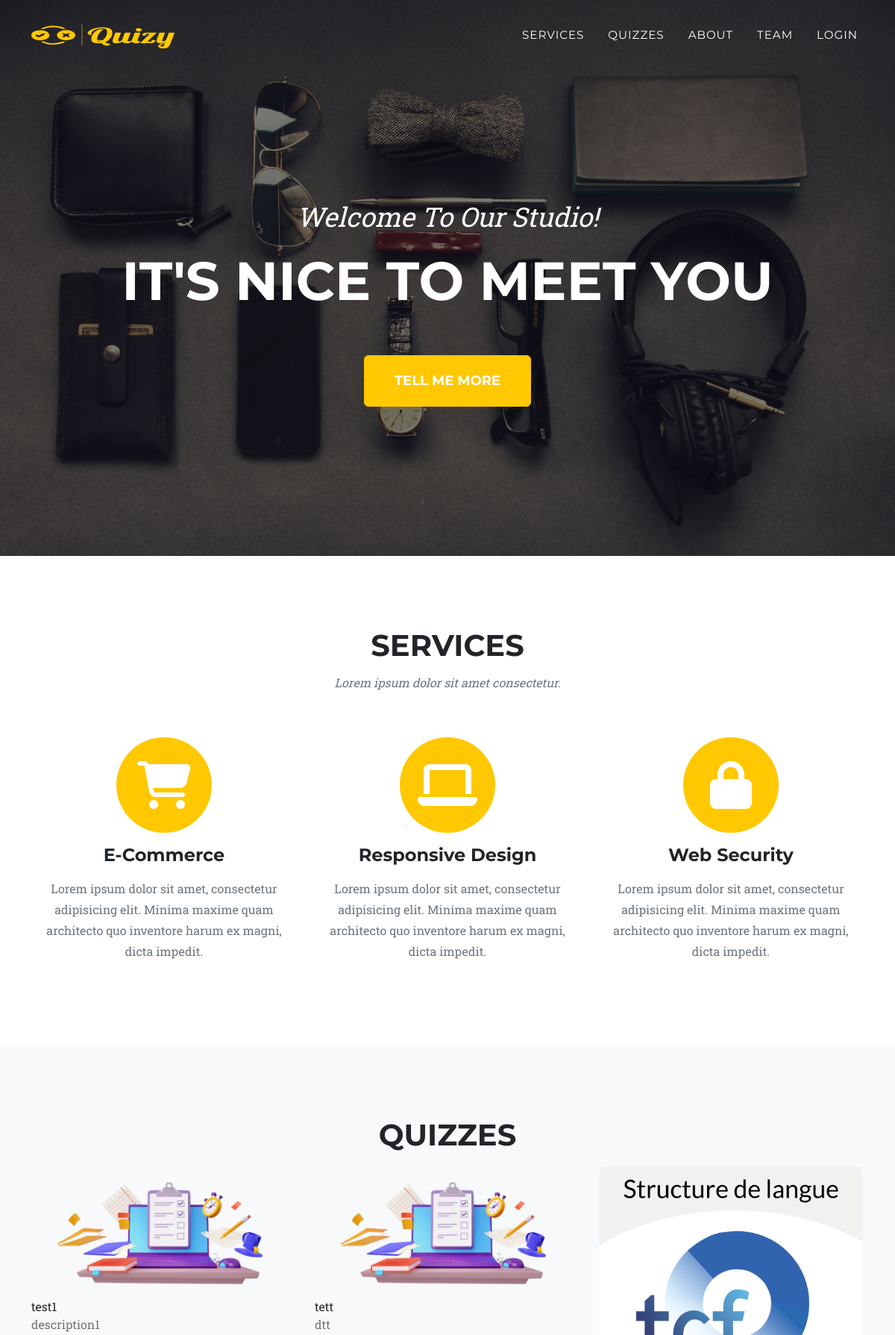
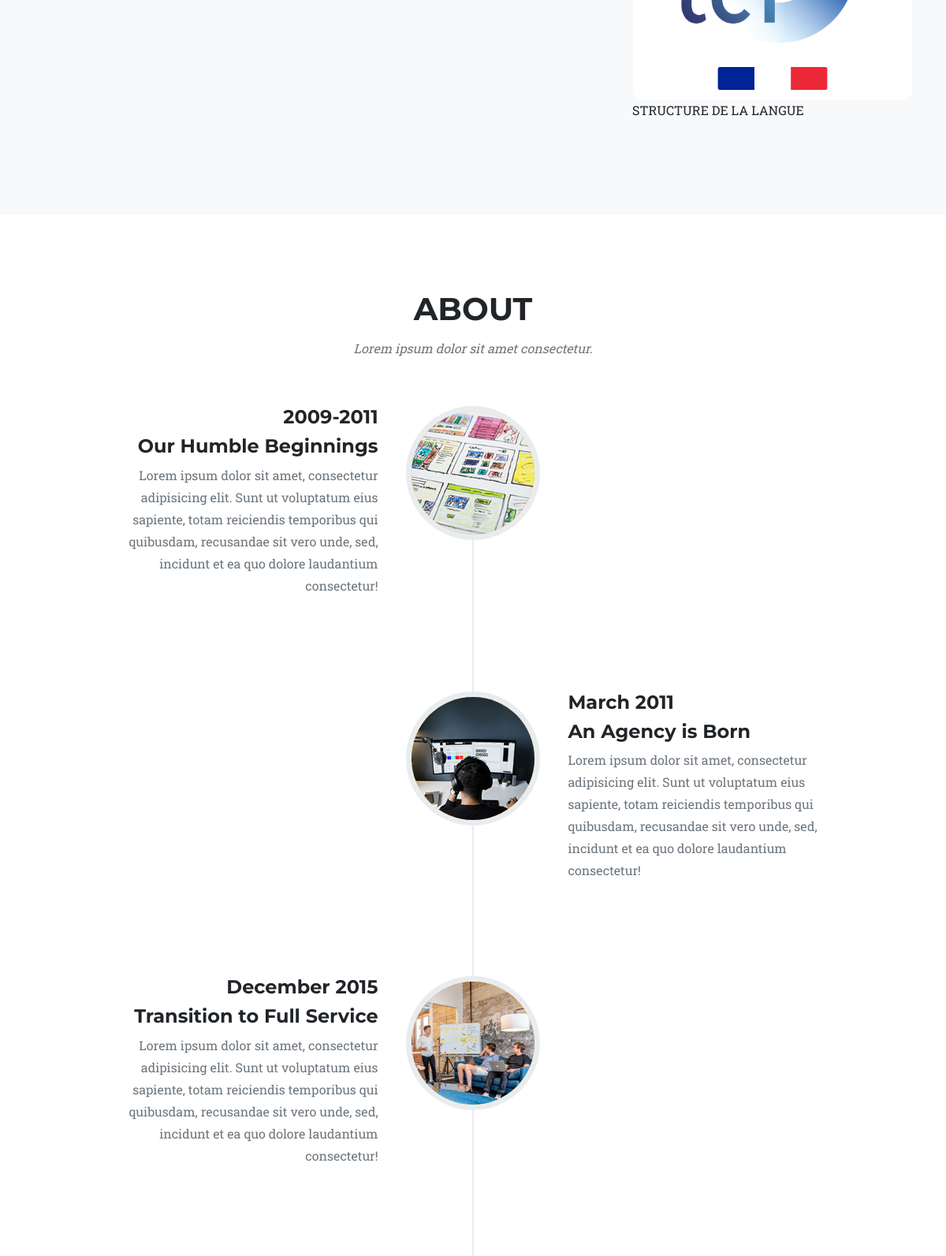
The page / (upper part) on the database its author committed (2 pictures, top to bottom).
### tables this page shows
CREATE TABLE `quiz` (
  `id_quiz` int(11) NOT NULL,
  `id_user` int(11) DEFAULT NULL,
  `title_quiz` varchar(255) DEFAULT NULL,
  `situation_quiz` int(11) DEFAULT NULL,
  `url_quiz` varchar(255) DEFAULT NULL,
  `quiz_duration` time DEFAULT NULL,
  `quiz_description` text DEFAULT NULL,
  `image` varchar(255) DEFAULT NULL
);

### includes/functions.php (called while the page is built, shortened)
<?php
function connect(){
$servername="localhost";
$DBuser ="root";
$DBpassword ="";
$DBname="pfe";
try {
    $conn = new PDO("mysql:host=$servername;dbname=$DBname", $DBuser, $DBpassword);
    $conn->setAttribute(PDO::ATTR_ERRMODE, PDO::ERRMODE_EXCEPTION);
  } catch(PDOException $e) {
    echo "Connection failed: " . $e->getMessage();
  }
  return $conn;
}
function getAllQuizsPublic(){
  $conn = connect();
$requette ="SELECT * FROM quiz WHERE situation_quiz='0'";
$resultat =$conn->query($requette);
$quizs =$resultat->fetchAll();
return $quizs;
}
?>

### index.php (the view, shortened to what this page needs)
<?php
include 'includes/functions.php';
$quizs = getAllQuizsPublic();
?>
<!DOCTYPE html>
<html lang="en">
<head>
    <link href="css/styles.css" rel="stylesheet" />
</head>
<body id="page-top">
    <nav class="navbar navbar-expand-lg navbar-dark fixed-top" id="mainNav">
        <div class="container">
            <a class="navbar-brand" href="#page-top"><img src="assets/img/navbar-logo.svg" alt="..." /></a>
            <div class="collapse navbar-collapse" id="navbarResponsive">
                <ul class="navbar-nav text-uppercase ms-auto py-4 py-lg-0">
                    <li class="nav-item"><a class="nav-link" href="#services">Services</a></li>
                    <li class="nav-item"><a class="nav-link" href="#portfolio">Quizzes</a></li>
                    <li class="nav-item"><a class="nav-link" href="#about">About</a></li>
                    <li class="nav-item"><a class="nav-link" href="#team">Team</a></li>
                    <li class="nav-item"><a class="nav-link"  href="Layout/login.php">Login</a></li>
                </ul>
            </div>
        </div>
    </nav>
    <header class="masthead">
        <div class="container">
            <div class="masthead-subheading">Welcome To Our Studio!</div>
            <div class="masthead-heading text-uppercase">It's Nice To Meet You</div>
            <a class="btn btn-primary btn-xl text-uppercase" href="#services">Tell Me More</a>
        </div>
    </header>
    <section class="page-section" id="services">
        <div class="container">
            <div class="text-center">
                <h2 class="section-heading text-uppercase">Services</h2>
                <h3 class="section-subheading text-muted">Lorem ipsum dolor sit amet consectetur.</h3>
            </div>
            <div class="row text-center">
                <div class="col-md-4">
                    <span class="fa-stack fa-4x">
                        <i class="fas fa-circle fa-stack-2x text-primary"></i>
                        <i class="fas fa-shopping-cart fa-stack-1x fa-inverse"></i>
                    </span>
                    <h4 class="my-3">E-Commerce</h4>
                    <p class="text-muted">Lorem ipsum dolor sit amet, consectetur adipisicing elit. Minima maxime quam architecto quo inventore harum ex magni, dicta impedit.</p>
                </div>
                <div class="col-md-4">
                    <span class="fa-stack fa-4x">
                        <i class="fas fa-circle fa-stack-2x text-primary"></i>
                        <i class="fas fa-laptop fa-stack-1x fa-inverse"></i>
                    </span>
                    <h4 class="my-3">Responsive Design</h4>
                    <p class="text-muted">Lorem ipsum dolor sit amet, consectetur adipisicing elit. Minima maxime quam architecto quo inventore harum ex magni, dicta impedit.</p>
                </div>
                <div class="col-md-4">
                    <span class="fa-stack fa-4x">
                        <i class="fas fa-circle fa-stack-2x text-primary"></i>
                        <i class="fas fa-lock fa-stack-1x fa-inverse"></i>
                    </span>
                    <h4 class="my-3">Web Security</h4>
                    <p class="text-muted">Lorem ipsum dolor sit amet, consectetur adipisicing elit. Minima maxime quam architecto quo inventore harum ex magni, dicta impedit.</p>
                </div>
            </div>
        </div>
    </section>
    <section class="page-section bg-light" id="portfolio">
        <div class="container">
            <div class="text-center">
                <h2 class="section-heading text-uppercase">Quizzes</h2>
            </div>
            <div class="row">
                <?php
                foreach ($quizs as $index => $quiz) {
                ?>
                    <div class="col-lg-4 col-sm-6 mb-4">
                        <div class="portfolio-item">
                            <a class="portfolio-link" data-bs-toggle="modal" href="#portfolioModal<?php echo $index ?>">
                                <img class="img-fluid" src="images/<?php echo $quiz['image'] ?>" alt="..." />
                            </a>
                            <div class="quizs-caption">
                                <div class="quizs-caption-heading"><?php echo $quiz['title_quiz'] ?></div>
                                <div class="quizs-caption-subheading text-muted"><?php echo $quiz['quiz_description'] ?></div>
                            </div>
                        </div>
                    </div>
                <?php
                }
                ?>
            </div>
        </div>
    </section>
    <section class="page-section" id="about">
        <div class="container">
            <div class="text-center">
                <h2 class="section-heading text-uppercase">About</h2>
                <h3 class="section-subheading text-muted">Lorem ipsum dolor sit amet consectetur.</h3>
            </div>
            <ul class="timeline">
                <li>
                    <div class="timeline-image"><img class="rounded-circle img-fluid" src="assets/img/about/1.jpg" alt="..." /></div>
                    <div class="timeline-panel">
                        <div class="timeline-heading">
                            <h4>2009-2011</h4>
                            <h4 class="subheading">Our Humble Beginnings</h4>
                        </div>
                        <div class="timeline-body">
                            <p class="text-muted">Lorem ipsum dolor sit amet, consectetur adipisicing elit. Sunt ut voluptatum eius sapiente, totam reiciendis temporibus qui quibusdam, recusandae sit vero unde, sed, incidunt et ea quo dolore laudantium consectetur!</p>
                        </div>
                    </div>
                </li>
                <li class="timeline-inverted">
                    <div class="timeline-image"><img class="rounded-circle img-fluid" src="assets/img/about/2.jpg" alt="..." /></div>
                    <div class="timeline-panel">
                        <div class="timeline-heading">
                            <h4>March 2011</h4>
                            <h4 class="subheading">An Agency is Born</h4>
                        </div>
                        <div class="timeline-body">
                            <p class="text-muted">Lorem ipsum dolor sit amet, consectetur adipisicing elit. Sunt ut voluptatum eius sapiente, totam reiciendis temporibus qui quibusdam, recusandae sit vero unde, sed, incidunt et ea quo dolore laudantium consectetur!</p>
                        </div>
                    </div>
                </li>
                <li>
                    <div class="timeline-image"><img class="rounded-circle img-fluid" src="assets/img/about/3.jpg" alt="..." /></div>
                    <div class="timeline-panel">
                        <div class="timeline-heading">
                            <h4>December 2015</h4>
                            <h4 class="subheading">Transition to Full Service</h4>
                        </div>
                        <div class="timeline-body">
                            <p class="text-muted">Lorem ipsum dolor sit amet, consectetur adipisicing elit. Sunt ut voluptatum eius sapiente, totam reiciendis temporibus qui quibusdam, recusandae sit vero unde, sed, incidunt et ea quo dolore laudantium consectetur!</p>
                        </div>
                    </div>
                </li>
            </ul>
        </div>
    </section>
</body>
</html>

### rows shown on the page
quiz: image (picture), title_quiz "test1", quiz_description "description1"
quiz: image (picture), title_quiz "tett", quiz_description "dtt"
quiz: image (picture), title_quiz "STRUCTURE DE LA LANGUE"
